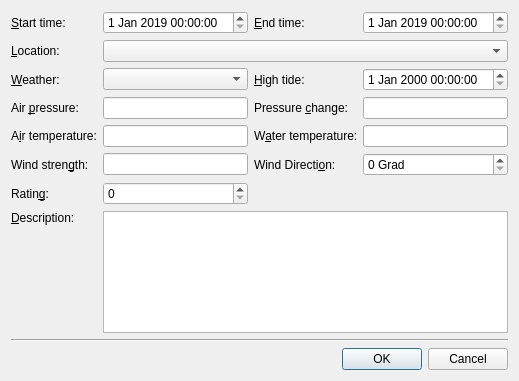
<?xml version="1.0" encoding="UTF-8"?>
<ui version="4.0">
 <class>EditSessionDialog</class>
 <widget class="QDialog" name="EditSessionDialog">
  <property name="geometry">
   <rect>
    <x>0</x>
    <y>0</y>
    <width>510</width>
    <height>381</height>
   </rect>
  </property>
  <property name="windowTitle">
   <string>Edit Session</string>
  </property>
  <layout class="QVBoxLayout" name="verticalLayout">
   <item>
    <layout class="QGridLayout" name="gridLayout">
     <item row="0" column="0">
      <widget class="QLabel" name="labelStartTime">
       <property name="text">
        <string>&amp;Start time:</string>
       </property>
       <property name="buddy">
        <cstring>editStartTime</cstring>
       </property>
      </widget>
     </item>
     <item row="0" column="1">
      <widget class="QDateTimeEdit" name="editStartTime">
       <property name="dateTime">
        <datetime>
         <hour>0</hour>
         <minute>0</minute>
         <second>0</second>
         <year>2019</year>
         <month>1</month>
         <day>1</day>
        </datetime>
       </property>
       <property name="time">
        <time>
         <hour>0</hour>
         <minute>0</minute>
         <second>0</second>
        </time>
       </property>
      </widget>
     </item>
     <item row="2" column="0">
      <widget class="QLabel" name="labelLocation">
       <property name="text">
        <string>&amp;Location:</string>
       </property>
       <property name="buddy">
        <cstring>comboLocation</cstring>
       </property>
      </widget>
     </item>
     <item row="3" column="0">
      <widget class="QLabel" name="labelWeather">
       <property name="text">
        <string>&amp;Weather:</string>
       </property>
       <property name="buddy">
        <cstring>comboWeather</cstring>
       </property>
      </widget>
     </item>
     <item row="5" column="0">
      <widget class="QLabel" name="labelPressure">
       <property name="text">
        <string>Air &amp;pressure:</string>
       </property>
       <property name="buddy">
        <cstring>editPressure</cstring>
       </property>
      </widget>
     </item>
     <item row="5" column="1">
      <widget class="QLineEdit" name="editPressure"/>
     </item>
     <item row="7" column="0">
      <widget class="QLabel" name="labelAirTemperature">
       <property name="text">
        <string>A&amp;ir temperature:</string>
       </property>
       <property name="buddy">
        <cstring>editAirTemperature</cstring>
       </property>
      </widget>
     </item>
     <item row="7" column="1">
      <widget class="QLineEdit" name="editAirTemperature"/>
     </item>
     <item row="9" column="0">
      <widget class="QLabel" name="labelWindStrength">
       <property name="text">
        <string>Wind stren&amp;gth:</string>
       </property>
       <property name="buddy">
        <cstring>editWindStrength</cstring>
       </property>
      </widget>
     </item>
     <item row="9" column="1">
      <widget class="QLineEdit" name="editWindStrength"/>
     </item>
     <item row="11" column="0">
      <widget class="QLabel" name="labelRating">
       <property name="text">
        <string>Ratin&amp;g:</string>
       </property>
       <property name="buddy">
        <cstring>spinBoxRating</cstring>
       </property>
      </widget>
     </item>
     <item row="12" column="0">
      <widget class="QLabel" name="labelDescription">
       <property name="text">
        <string>&amp;Description:</string>
       </property>
       <property name="alignment">
        <set>Qt::AlignLeading|Qt::AlignLeft|Qt::AlignTop</set>
       </property>
       <property name="buddy">
        <cstring>editDescription</cstring>
       </property>
      </widget>
     </item>
     <item row="5" column="2">
      <widget class="QLabel" name="labelPressureChange">
       <property name="text">
        <string>Pressure &amp;change:</string>
       </property>
       <property name="buddy">
        <cstring>editPressureChange</cstring>
       </property>
      </widget>
     </item>
     <item row="5" column="3">
      <widget class="QLineEdit" name="editPressureChange"/>
     </item>
     <item row="7" column="3">
      <widget class="QLineEdit" name="editWaterTemperature"/>
     </item>
     <item row="7" column="2">
      <widget class="QLabel" name="labelWaterTemperature">
       <property name="text">
        <string>W&amp;ater temperature:</string>
       </property>
       <property name="buddy">
        <cstring>editWaterTemperature</cstring>
       </property>
      </widget>
     </item>
     <item row="2" column="1" colspan="3">
      <widget class="QComboBox" name="comboLocation"/>
     </item>
     <item row="9" column="2">
      <widget class="QLabel" name="labelWindDirection">
       <property name="text">
        <string>Wind Directi&amp;on:</string>
       </property>
       <property name="buddy">
        <cstring>spinBoxWindDirection</cstring>
       </property>
      </widget>
     </item>
     <item row="12" column="1" colspan="3">
      <widget class="QPlainTextEdit" name="editDescription"/>
     </item>
     <item row="0" column="3">
      <widget class="QDateTimeEdit" name="editEndTime">
       <property name="date">
        <date>
         <year>2019</year>
         <month>1</month>
         <day>1</day>
        </date>
       </property>
      </widget>
     </item>
     <item row="0" column="2">
      <widget class="QLabel" name="labelEndTime">
       <property name="text">
        <string>&amp;End time:</string>
       </property>
       <property name="buddy">
        <cstring>editEndTime</cstring>
       </property>
      </widget>
     </item>
     <item row="3" column="1">
      <widget class="QComboBox" name="comboWeather"/>
     </item>
     <item row="3" column="3">
      <widget class="QDateTimeEdit" name="editTimeHighTide"/>
     </item>
     <item row="3" column="2">
      <widget class="QLabel" name="labelHighTide">
       <property name="text">
        <string>&amp;High tide:</string>
       </property>
       <property name="buddy">
        <cstring>editTimeHighTide</cstring>
       </property>
      </widget>
     </item>
     <item row="11" column="2" colspan="2">
      <spacer name="horizontalSpacer_2">
       <property name="orientation">
        <enum>Qt::Horizontal</enum>
       </property>
       <property name="sizeHint" stdset="0">
        <size>
         <width>40</width>
         <height>20</height>
        </size>
       </property>
      </spacer>
     </item>
     <item row="11" column="1">
      <widget class="QSpinBox" name="spinBoxRating">
       <property name="toolTip">
        <string extracomment="0 = bad"/>
       </property>
       <property name="maximum">
        <number>5</number>
       </property>
      </widget>
     </item>
     <item row="9" column="3">
      <widget class="QSpinBox" name="spinBoxWindDirection">
       <property name="suffix">
        <string> Grad</string>
       </property>
       <property name="maximum">
        <number>355</number>
       </property>
       <property name="singleStep">
        <number>5</number>
       </property>
      </widget>
     </item>
    </layout>
   </item>
   <item>
    <widget class="Line" name="line">
     <property name="orientation">
      <enum>Qt::Horizontal</enum>
     </property>
    </widget>
   </item>
   <item>
    <layout class="QHBoxLayout" name="horizontalLayout">
     <item>
      <spacer name="horizontalSpacer">
       <property name="orientation">
        <enum>Qt::Horizontal</enum>
       </property>
       <property name="sizeHint" stdset="0">
        <size>
         <width>40</width>
         <height>20</height>
        </size>
       </property>
      </spacer>
     </item>
     <item>
      <widget class="QDialogButtonBox" name="dialogButtonBox">
       <property name="orientation">
        <enum>Qt::Horizontal</enum>
       </property>
       <property name="standardButtons">
        <set>QDialogButtonBox::Cancel|QDialogButtonBox::Ok</set>
       </property>
      </widget>
     </item>
    </layout>
   </item>
  </layout>
 </widget>
 <tabstops>
  <tabstop>editStartTime</tabstop>
  <tabstop>editEndTime</tabstop>
  <tabstop>comboLocation</tabstop>
  <tabstop>comboWeather</tabstop>
  <tabstop>editTimeHighTide</tabstop>
  <tabstop>editPressure</tabstop>
  <tabstop>editPressureChange</tabstop>
  <tabstop>editAirTemperature</tabstop>
  <tabstop>editWaterTemperature</tabstop>
  <tabstop>editWindStrength</tabstop>
  <tabstop>spinBoxWindDirection</tabstop>
  <tabstop>spinBoxRating</tabstop>
  <tabstop>editDescription</tabstop>
 </tabstops>
 <resources/>
 <connections>
  <connection>
   <sender>dialogButtonBox</sender>
   <signal>rejected()</signal>
   <receiver>EditSessionDialog</receiver>
   <slot>reject()</slot>
   <hints>
    <hint type="sourcelabel">
     <x>497</x>
     <y>368</y>
    </hint>
    <hint type="destinationlabel">
     <x>286</x>
     <y>274</y>
    </hint>
   </hints>
  </connection>
 </connections>
</ui>
